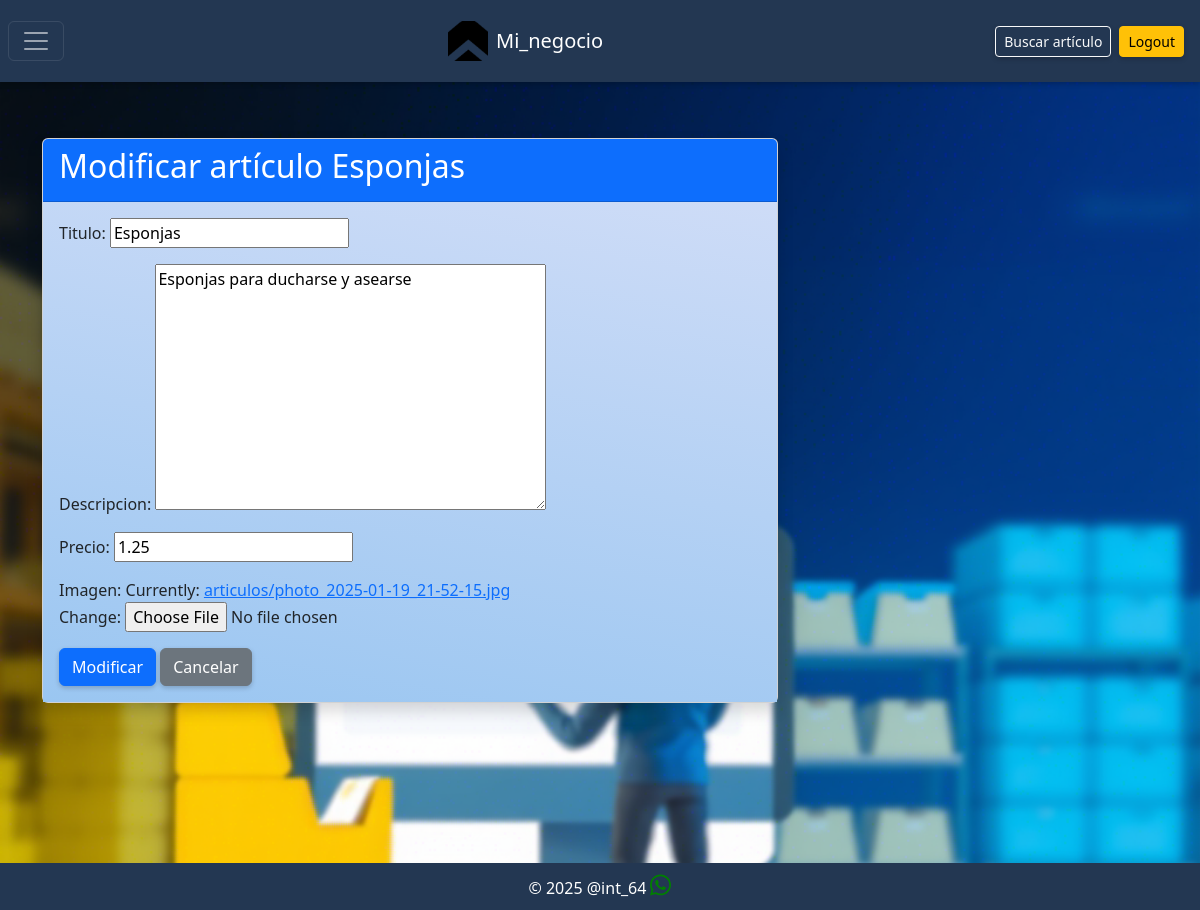
Page /Mi_negocio/ver_tienda/modificar/18/ (signed in) on the earlier database version.
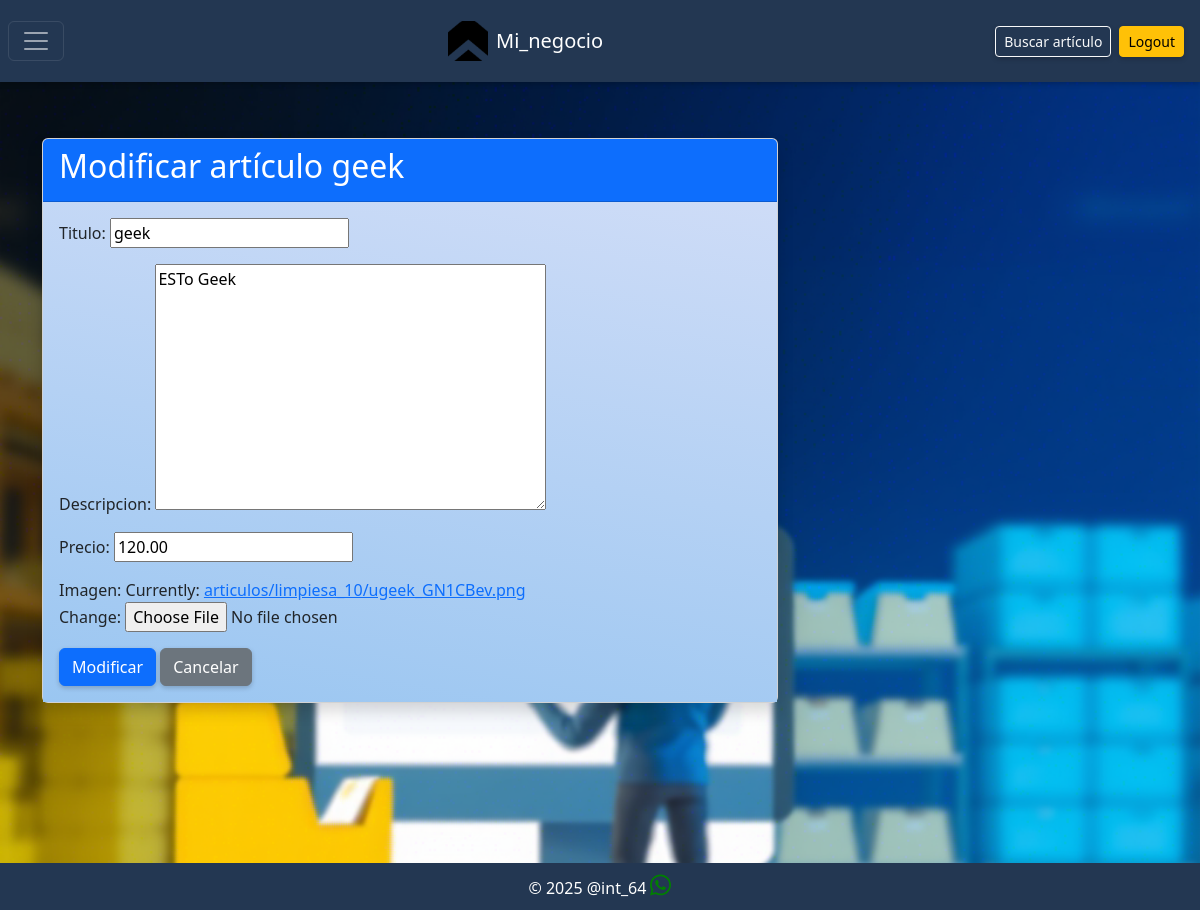
Same page on the later database version.
### Mi_negocio/models.py (models this page shows, shortened)
class Articulo(models.Model):
    tienda = models.ForeignKey(Tienda, on_delete=models.CASCADE,related_name='articulos')
    titulo = models.CharField(max_length=200)
    descripcion = models.TextField()
    precio = models.DecimalField(max_digits=10, decimal_places=2)
    imagen = models.ImageField(upload_to=upload_to_articulos)
    fecha_publicacion = models.DateTimeField(auto_now_add=True)

### Mi_negocio/views.py (the view)
# urls.py: path('ver_tienda/modificar/<int:articulo_id>/', views.modificar_articulo, name='modificar_articulo'),
@login_required
def modificar_articulo(request, articulo_id):
    articulo = get_object_or_404(Articulo, id=articulo_id)
    if articulo.tienda.propietario != request.user:
        return redirect('index')  # Redirige a una página de error si no tiene permisos
    if request.method == 'POST':
        form = ArticuloForm(request.POST, request.FILES, instance=articulo)
        if form.is_valid():
            form.save()  # Guarda los cambios en la base de datos
            return redirect('ver_tienda', tienda_name=articulo.tienda.nombre)  # Redirige a la vista del artículo modificado
    else:
        form = ArticuloForm(instance=articulo)
    return render(request, 'Mi_negocio/modificar_articulo.html', {'form': form, 'articulo': articulo})

### Mi_negocio/forms.py
class ArticuloForm(forms.ModelForm):
    class Meta:
        model = Articulo
        fields = ['titulo', 'descripcion','precio' , 'imagen']

### Mi_negocio/templates/Mi_negocio/modificar_articulo.html (shortened to what this page needs)
{% extends 'Mi_negocio/layout.html' %} {% block body %}
<div class="container mt-5">
  <div class="row">
    <div class="col-md-8">
      <div class="card shadow">
        <div class="card-header bg-primary text-white">
          <h2>Modificar artículo {{ articulo.titulo }}</h2>
        </div>
        <div class="card-body">
          <form method="post" enctype="multipart/form-data">
            {% csrf_token %} {{ form.as_p }}
            <button type="submit" class="btn btn-primary">Modificar</button>
            <a
              href="{% url 'ver_tienda' tienda_name=articulo.tienda.nombre %}"
              class="btn btn-secondary"
              >Cancelar</a
            >
          </form>
        </div>
      </div>
    </div>
  </div>
</div>
{% endblock %}

Differences in the rows shown:
changed Articulo: titulo "Esponjas" → "geek"; descripcion "Esponjas para ducharse y asearse" → "ESTo Geek"; precio "1.25" → "120.00"
Other differences:
text no longer shown: "Titulo: Descripcion: Precio: Imagen: Currently: articulos/photo_2025-01-19_21-52-15.jpg Change:"
text now shown: "Titulo: Descripcion: Precio: Imagen: Currently: articulos/limpiesa_10/ugeek_GN1CBev.png Change:"
